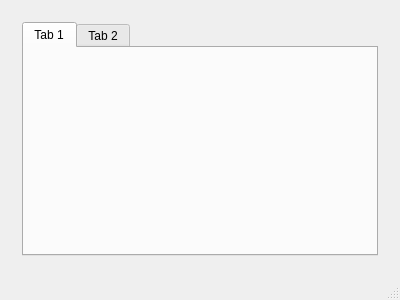
<?xml version="1.0" encoding="UTF-8"?>
<ui version="4.0">
 <class>MainWindow</class>
 <widget class="QMainWindow" name="MainWindow">
  <property name="geometry">
   <rect>
    <x>0</x>
    <y>0</y>
    <width>400</width>
    <height>300</height>
   </rect>
  </property>
  <property name="windowTitle">
   <string>Организатор свадеб</string>
  </property>
  <property name="windowIcon">
   <iconset resource="../resources/resources.qrc">
    <normaloff>:/other/wedding</normaloff>:/other/wedding</iconset>
  </property>
  <widget class="QWidget" name="centralWidget">
   <layout class="QGridLayout" name="gridLayout">
    <item row="0" column="0">
     <widget class="QStackedWidget" name="stackedWidget">
      <widget class="QWidget" name="planPage">
       <layout class="QGridLayout" name="gridLayout_2">
        <item row="0" column="0">
         <widget class="QTabWidget" name="tabWidget">
          <widget class="QWidget" name="tab">
           <attribute name="title">
            <string>Tab 1</string>
           </attribute>
          </widget>
          <widget class="QWidget" name="tab_2">
           <attribute name="title">
            <string>Tab 2</string>
           </attribute>
          </widget>
         </widget>
        </item>
       </layout>
      </widget>
      <widget class="QWidget" name="weddingPage"/>
     </widget>
    </item>
   </layout>
  </widget>
  <widget class="QMenuBar" name="menuBar">
   <property name="geometry">
    <rect>
     <x>0</x>
     <y>0</y>
     <width>400</width>
     <height>25</height>
    </rect>
   </property>
  </widget>
  <widget class="QStatusBar" name="statusBar"/>
 </widget>
 <layoutdefault spacing="6" margin="11"/>
 <resources>
  <include location="../resources/resources.qrc"/>
 </resources>
 <connections/>
</ui>
